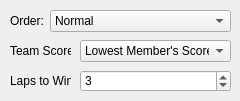
      <widget class="QWidget" name="page_5">
       <widget class="QLabel" name="label_44">
        <property name="geometry">
         <rect>
          <x>10</x>
          <y>10</y>
          <width>41</width>
          <height>21</height>
         </rect>
        </property>
        <property name="text">
         <string>Order:</string>
        </property>
       </widget>
       <widget class="QComboBox" name="a_race_order">
        <property name="geometry">
         <rect>
          <x>50</x>
          <y>10</y>
          <width>181</width>
          <height>22</height>
         </rect>
        </property>
        <item>
         <property name="text">
          <string>Normal</string>
         </property>
        </item>
        <item>
         <property name="text">
          <string>Any Order</string>
         </property>
        </item>
        <item>
         <property name="text">
          <string>Rally</string>
         </property>
        </item>
       </widget>
       <widget class="QLabel" name="label_45">
        <property name="geometry">
         <rect>
          <x>10</x>
          <y>40</y>
          <width>61</width>
          <height>21</height>
         </rect>
        </property>
        <property name="text">
         <string>Team Score:</string>
        </property>
       </widget>
       <widget class="QComboBox" name="a_race_team_score">
        <property name="geometry">
         <rect>
          <x>80</x>
          <y>40</y>
          <width>151</width>
          <height>22</height>
         </rect>
        </property>
        <item>
         <property name="text">
          <string>Lowest Member's Score</string>
         </property>
        </item>
        <item>
         <property name="text">
          <string>Highest Member's Score</string>
         </property>
        </item>
        <item>
         <property name="text">
          <string>Total Member's Score</string>
         </property>
        </item>
       </widget>
       <widget class="QLabel" name="label_46">
        <property name="geometry">
         <rect>
          <x>10</x>
          <y>70</y>
          <width>61</width>
          <height>21</height>
         </rect>
        </property>
        <property name="text">
         <string>Laps to Win:</string>
        </property>
       </widget>
       <widget class="QSpinBox" name="a_race_laps_to_win">
        <property name="geometry">
         <rect>
          <x>80</x>
          <y>70</y>
          <width>151</width>
          <height>22</height>
         </rect>
        </property>
        <property name="minimum">
         <number>1</number>
        </property>
        <property name="maximum">
         <number>32767</number>
        </property>
        <property name="value">
         <number>3</number>
        </property>
       </widget>
      </widget>
